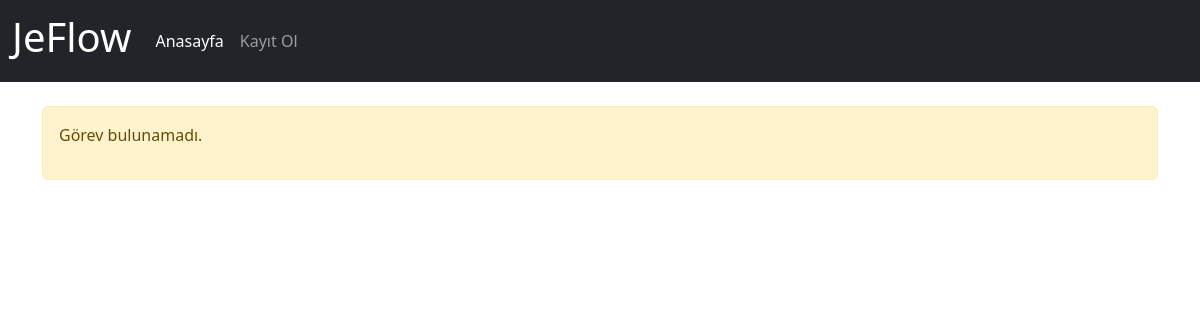
Before: /task/ with the older database file.
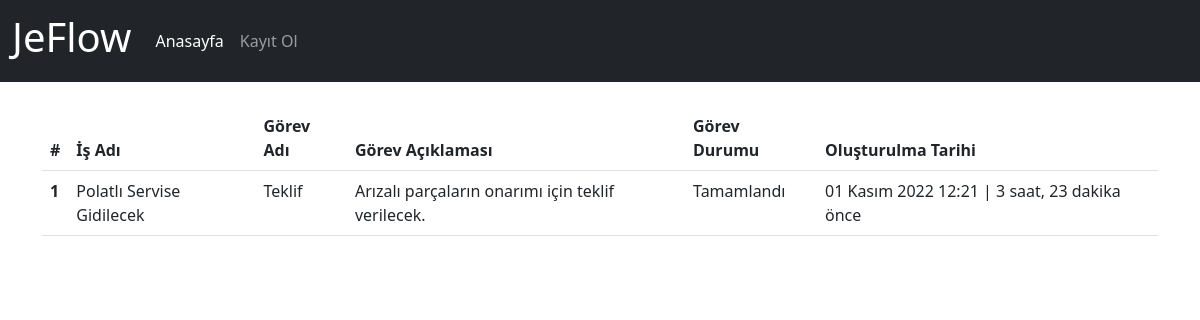
After: the same page with the newer database file.
### app/models.py (models this page shows, shortened)
class Task(models.Model):
    process=models.ForeignKey(Process,on_delete=models.CASCADE,verbose_name='İş Adı')
    name=models.CharField(max_length=500,verbose_name='Görev Adı')
    description=models.TextField(verbose_name='Görev Açıklaması', blank=True, null=True)
    is_completed=models.BooleanField(default=False, verbose_name='Tamamlandı Mı?')
    created_date=models.DateTimeField(auto_now_add=True, verbose_name='Oluşturulma Tarihi')
    class Meta:
        verbose_name="Görev"
        verbose_name_plural='Görevler'

class Process(models.Model):
    category=models.ForeignKey(Category,on_delete=models.CASCADE,verbose_name='Kategori')
    name=models.CharField(max_length=500,verbose_name='İş Akış Adı')
    description=models.TextField(verbose_name='İş Akış Açıklaması', blank=True, null=True)
    state=models.CharField(max_length=100,verbose_name='Durumu', blank=True, null=True)
    created_date=models.DateTimeField(auto_now_add=True, verbose_name='Oluşturulma Tarihi')
    def __str__(self):
        return self.name # + ' - ' + self.created_date.strftime("%d.%m.%Y, %H:%M:%S")
    class Meta:
        verbose_name="İş Akışı"
        verbose_name_plural='İş Akışları'

### app/views.py (the view)
# urls.py: path('task/',views.task,name='task'),
def task(request):
    tasks = Task.objects.order_by('created_date')
    context = {
        'tasks': tasks
    }
    return render(request, 'app/task.html', context)

### templates/app/task.html (shortened to what this page needs)
{% extends 'layout.html' %}
{% load humanize %}
{% block content %}
<div class="row">
    <div class="col-md-12">
        {% if tasks %}
        <table class="table table-hover">
            <thead>
                <tr>
                    <th scope="col">#</th>
                    <th scope="col">İş Adı</th>
                    <th scope="col">Görev Adı</th>
                    <th scope="col">Görev Açıklaması</th>
                    <th scope="col">Görev Durumu</th>
                    <th scope="col">Oluşturulma Tarihi</th>
                </tr>
            </thead>
            <tbody>
                {% for task in tasks %}
                <tr>
                    <th scope="row">{{ task.id }}</th>
                    <td>{{ task.process }}</td>
                    <td>{{ task.name }}</td>
                    <td>{{ task.description }}</td>
                    <td>
                        {% if task.is_completed %}
                        Tamamlandı
                        {% else %}
                        Tamamlanmadı
                        {% endif %}
                    </td>
                    <td>{{ task.created_date }} | {{ task.created_date | timesince}} önce</td>
                </tr>
                {% endfor %}
            </tbody>
        </table>
        {% else %}
        <div class="alert alert-warning">
            <p>Görev bulunamadı.</p>
        </div>
        {% endif %}
    </div>
</div>
{% endblock %}

Changed rows visible on the page:
added Task: id "1", process "Polatlı Servise Gidilecek", name "Teklif", description "Arızalı parçaların onarımı için teklif verilecek.", is_completed "Tamamlandı", created_date "01 Kasım 2022 12:21", created_date "3 saat, 23 dakika"
Other visible differences:
text no longer shown: "Görev bulunamadı."
text now shown: "# İş Adı Görev Adı Görev Açıklaması Görev Durumu Oluşturulma Tarihi"
